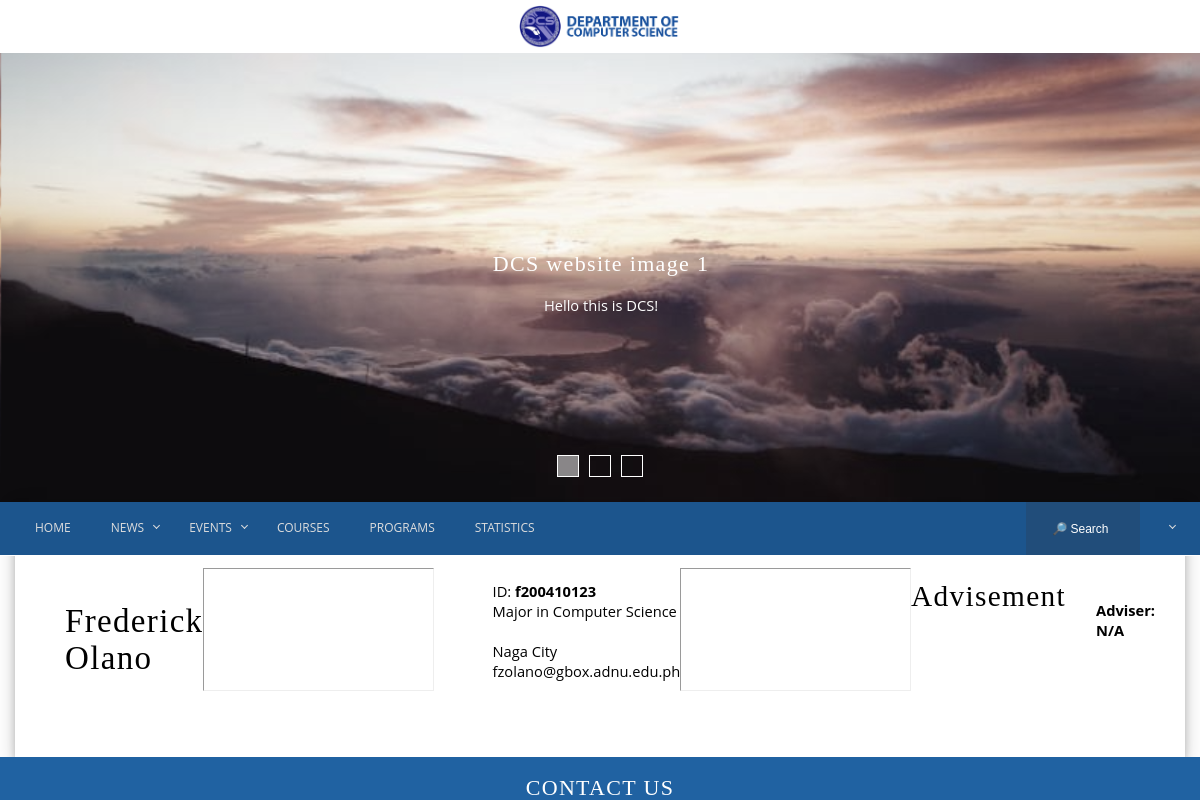
Page /profile.php (signed in) on the committed database.
### tables this page shows
CREATE TABLE IF NOT EXISTS `users` (
  `user_id` int(6) NOT NULL,
  `user_type` tinyint(1) NOT NULL,
  `username` varchar(10) NOT NULL,
  `password` varchar(32) NOT NULL,
  `first_name` varchar(25) NOT NULL,
  `middle_name` varchar(25) NOT NULL,
  `last_name` varchar(25) NOT NULL,
  `gender` char(1) NOT NULL,
  `birth_date` date NOT NULL,
  `address` text NOT NULL,
  `major` enum('IS','IT','CS','') NOT NULL,
  `gbox_acct` varchar(48) NOT NULL
);

### profile.php (the view, shortened to what this page needs)
<?php
    include("link.php");
    if(!$_SESSION['user_id']) {
		header("Location: index.php");
		exit;
	} else {
		$id = $_SESSION['user_id'];
		$info = mysqli_fetch_assoc(mysqli_query($connect, "SELECT * FROM users WHERE user_id=$id"));
		$info2 = mysqli_fetch_assoc(mysqli_query($connect, "SELECT * FROM students WHERE user_id=$id"));
	}
	require('header.php');
	require('carousel.php');
	require('navbar.php');
?>
	<div class="container">
		<div class="content-wrapper">
			<div class="content">
                <?php
                    $name = $info['first_name'] . " " . $info['last_name'];
                ?>
				<br><br>
				<h1 style="padding-left:50px; padding-top:20px;text-align:left;font-size:2.25em;">
					<?php echo $name; ?>
				</h1>
				<hr>
				<div style="margin-left: 5%;">
				<?php
					echo "<br>";
					echo "ID: <b>" . $info['username'] . "</b><br>";
					if ($info['major'] == 'CS') echo "Major in Computer Science<br>";
					else if ($info['major'] == 'IT') echo "Major in Information Technology<br>";
					else if ($info['major'] == 'IS') echo "Major in Information Systems<br>";
					echo "<br>" . $info['address'] . "<br>";
					echo $info['gbox_acct'] . "<br>";
				?>
				</div>
				<br/>
                <?php
					if(empty($info2['adviser_id'])) {
                        $msg = "N/A";
                    } else {
                        $data = mysqli_fetch_assoc(mysqli_query($connect, "SELECT first_name, last_name FROM users WHERE username='".$info2['adviser_id']."';"));
                        $msg = $data['first_name'] . " " . $data['last_name'];
                    }
				echo "<hr>";
                echo "<h1>Advisement</h1>";
				?>
				<ul style="padding:10px 30px 10px 30px;">
				<?php
					if ($info['user_type'] == 1)
						echo "<p><b>Adviser:  " . $msg . "</b></p>";
				?>
				</ul>
			</div>
		</div>
	</div>
	<footer>
		<div class="lookWrap">
			<a class="btn btn-lg btn-success js-modal" href="#" role="button" data-toggle="modal" data-target="#demoModal"><h2>Contact Us</h2></a>
			</div>
	</footer>
</body>
<html>

### css/home.css (style rules this page uses)
.content-wrapper { box-shadow: 0 4px 8px 0 rgba(0, 0, 0, 0.2), 0 6px 20px 0 rgba(0, 0, 0, 0.19); }
.calele, { display: block; width: 100%; margin: 0 auto; }
.content { padding-top: 5%; padding-bottom: 5%; display: flex; overflow: hidden; }

### css/styles.css (style rules this page uses)
body, html { margin: 0; padding: 0; overflow-x: hidden; }
.container { padding-right:15px; padding-left:15px; margin: 0 auto; }
.content { margin-top: 25px; }
@media (min-width:768px) { .container { width:750px } }
@media (min-width:992px) { .container { width:970px } }
@media (min-width:1200px) { .container { width:1170px } }
h1, h2, h3, h4, h5, h6 { font-family: 'Lora', serif; letter-spacing: 1pt; text-align: center; font-weight: normal; }
body { font-family: 'Open Sans', sans-serif; text-align: justify; font-size: 11pt; }
a { text-decoration: none; color: white; }
hr { width: 100%; }

### css/navbar-footer.css (style rules this page uses)
footer { position: absolute; right: 0; left: 0; background-color: #1C558D; color: white; }
.lookWrap { position: relative; background-color: #2062A2; float: left; width: 100%; }
.lookWrap h2 { text-transform: uppercase; text-align: center; }

### rows in the picture
users: name "Frederick Olano", username "f200410123", address "Naga City", gbox_acct "fzolano@gbox.adnu.edu.ph"

### other values in the picture
$msg "N/A"
